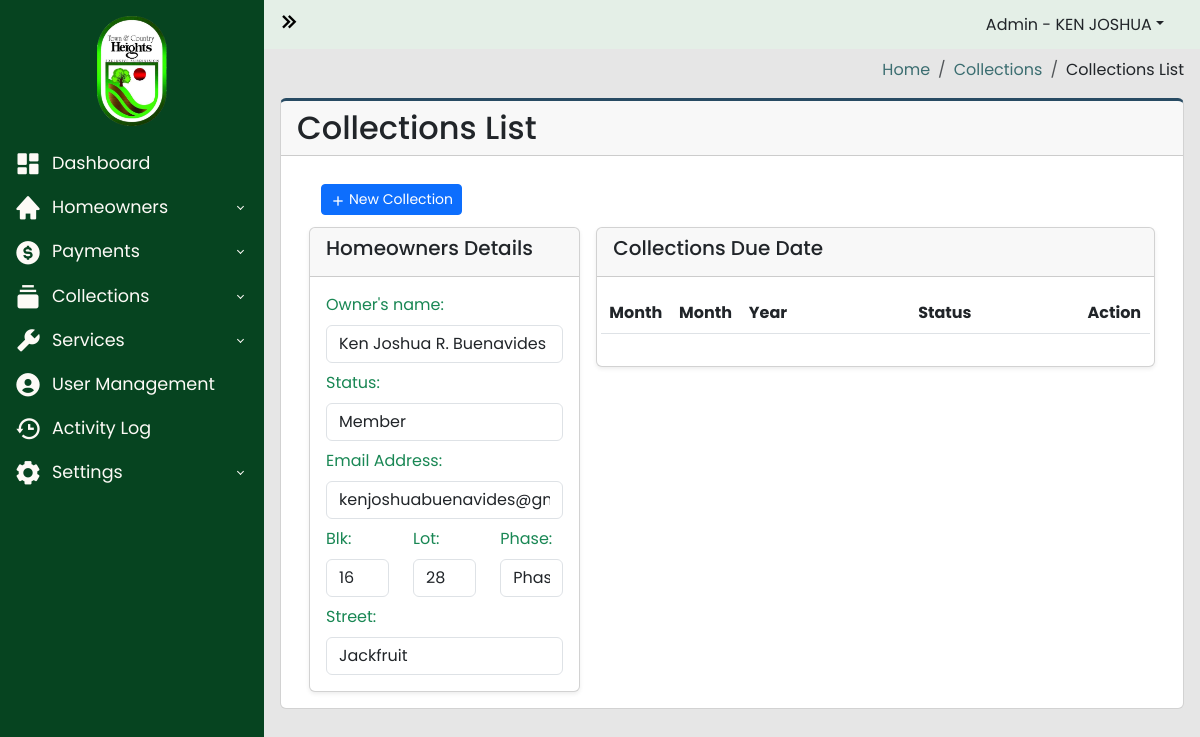
Page /admin-panel/collection_list.php?property_id=55 (signed in) on the earlier database version.
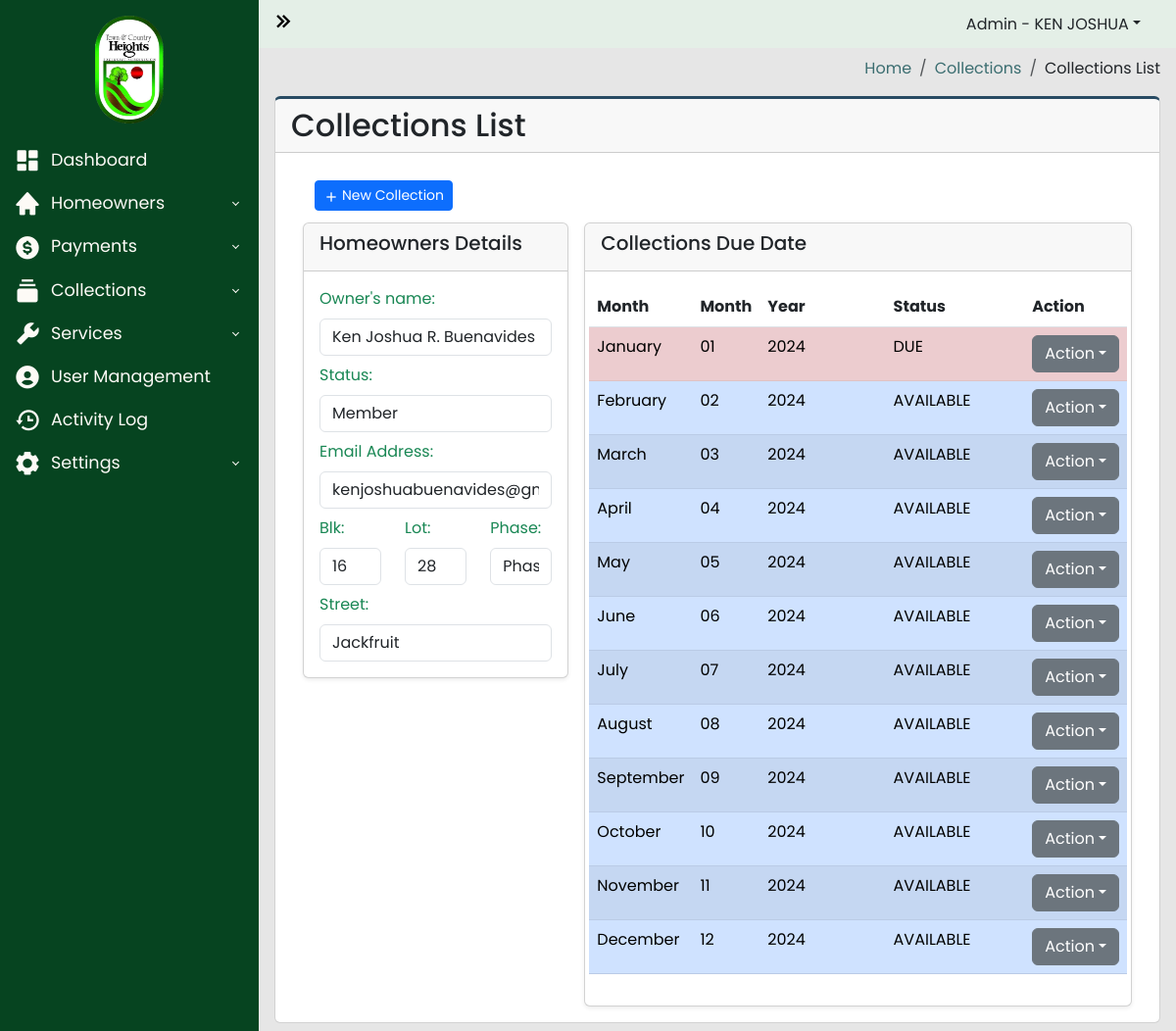
Same page on the later database version.
### tables this page shows
CREATE TABLE `collection_list` (
  `id` int(11) NOT NULL,
  `property_id` int(200) NOT NULL,
  `collection_fee_id` int(250) NOT NULL,
  `date_created` datetime NOT NULL,
  `balance` varchar(200) NOT NULL,
  `date_expired` datetime NOT NULL,
  `status` varchar(200) NOT NULL,
  `month` varchar(200) NOT NULL,
  `month_int` varchar(100) NOT NULL,
  `year` varchar(200) NOT NULL
);

### admin-panel/collection_list.php (the view, shortened to what the changed rows need)
<?php
require_once("../includes/header.php");
?>
<?php
$server = new Server;
$server->adminAuthentication();
if (isset($_GET['property_id'])) {
  $property_id = $_GET['property_id'];
  $query7 = "SELECT
  property_list.id,
  property_list.homeowners_id,
  property_list.blk as property_blk,
  property_list.lot as property_lot,
  property_list.phase as property_phase,
  property_list.street as property_street,
  homeowners_users.status,
  homeowners_users.email,
  homeowners_users.firstname,
  homeowners_users.lastname,
  homeowners_users.middle_initial FROM
  property_list INNER JOIN homeowners_users WHERE property_list.homeowners_id = homeowners_users.id AND property_list.id = :property_id
  ";
  $data7 = ["property_id" => $property_id];
  $connection7 = $server->openConn();
  $stmt7 = $connection7->prepare($query7);
  $stmt7->execute($data7);
  $count = $stmt7->rowCount();
  if ($count > 0) {
    while ($result = $stmt7->fetch()) {
      $property_id = $result['id'];
    }
  }
}
?>
<body>
  <div class="wrapper">
    <div class="main">
      <main class="content px-3 py-2">
        <div class="card card-border">
          <div class="card-header">
            <h2>Collections List</h2>
          </div>
          <div class="card-body">
            <div class="container-fluid">
              <section class="main-content">
                <div class="row">
                  <div class="col-xs-12">
                    <div class="box">
                      <div class="body-box ">
                        <div class="row gx-3">
                          <div class="col-8">
                            <div class="card shadow-sm">
                              <div class="card-body">
                                <div class="row gy-2">
                                  <table id="collection_list_Table" class="table table-striped" style="width:100%">
                                    <thead>
                                      <tr>
                                        <th width="5%">Month</th>
                                        <th width="5%">Month</th>
                                        <th width="30%">Year</th>
                                        <th width="30%">Status</th>
                                        <th scope="col" width="5%">Action</th>
                                      </tr>
                                    </thead>
                                    <tbody>
                                      <?php
                                      $query8 = "SELECT * FROM collection_list WHERE property_id = :property_id ";
                                      $data8 = ["property_id" => $property_id];
                                      $connection8 = $server->openConn();
                                      $stmt8 = $connection8->prepare($query8);
                                      $stmt8->execute($data8);
                                      if ($stmt8->rowCount() > 0) {
                                        while ($result_collection = $stmt8->fetch()) {
                                          $status_collection = $result_collection['status'];
                                          $month = $result_collection['month'];
                                          $month_int = $result_collection['month_int'];
                                          $year = $result_collection['year'];
                                      ?>
                                          <?php
                                          if ($status_collection == "AVAILABLE") {
                                          ?>
                                            <tr class="table-primary">
                                            <?php
                                          } elseif ($status_collection == "DUE") {
                                            ?>
                                            <tr class="table-danger">
                                            <?php
                                          } elseif ($status_collection == "PAID"){
                                            ?>
                                            <tr class="table-success">
                                          <?php
                                          } else {
                                            ?>
                                            <tr class="table-secondary">
                                          <?php
                                          }
                                            ?>
                                            <td><?php echo $month; ?></td>
                                            <td><?php echo $month_int; ?></td>
                                            <td><?php echo $year; ?></td>
                                            <td><?php echo $status_collection; ?></td>
                                            <td>
                                              <div class="dropdown">
                                                <a type="button" class="btn btn-secondary dropdown-toggle" data-bs-toggle="dropdown">Action</a>
                                              </div>
                                            </td>
                                            </tr>
                                        <?php
                                        }
                                      }
                                        ?>
                                    </tbody>
                                  </table>
                                </div>
                              </div>
                            </div>
                          </div>
                        </div>
                      </div>
                    </div>
                  </div>
                </div>
              </section>
            </div>
          </div>
        </div>
      </main>
    </div>
  </div>
  <?php
  include("../includes/footer.php");
  ?>

Differences in the rows shown:
added collection_list: month "January", month_int "01", year "2024", status "DUE"
added collection_list: month "February", month_int "02", year "2024", status "AVAILABLE"
added collection_list: month "March", month_int "03", year "2024", status "AVAILABLE"
added collection_list: month "April", month_int "04", year "2024", status "AVAILABLE"
added collection_list: month "May", month_int "05", year "2024", status "AVAILABLE"
added collection_list: month "June", month_int "06", year "2024", status "AVAILABLE"
added collection_list: month "July", month_int "07", year "2024", status "AVAILABLE"
added collection_list: month "August", month_int "08", year "2024", status "AVAILABLE"
added collection_list: month "September", month_int "09", year "2024", status "AVAILABLE"
added collection_list: month "October", month_int "10", year "2024", status "AVAILABLE"
added collection_list: month "November", month_int "11", year "2024", status "AVAILABLE"
added collection_list: month "December", month_int "12", year "2024", status "AVAILABLE"
